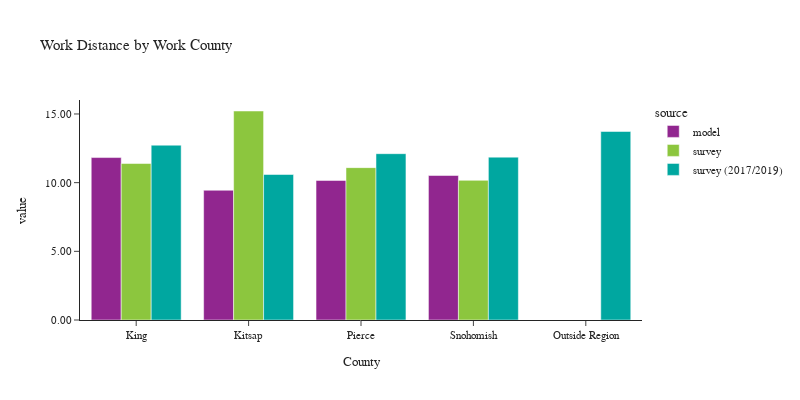

The notebook cell saved with this chart:
### Code cell
plot_work_location(df_workers, 'CountyName_work', 'Work County', 'County')

### Figure 1 — Plotly figure (JSON) as saved in the notebook; plotly's stock layout.template omitted (floating-point values rounded to 4 significant figures)
{"data": [{"alignmentgroup": "True", "customdata": [[1419702], [101610], [360539], [341175]], "hovertemplate": "source=model<br>CountyName_work=%{x}<br>value=%{y}<br>sample count=%{customdata[0]}<extra></extra>", "legendgroup": "model", "marker": {"color": "#91268F", "pattern": {"shape": ""}}, "name": "model", "offsetgroup": "model", "orientation": "v", "showlegend": true, "textposition": "auto", "type": "bar", "x": ["King", "Kitsap", "Pierce", "Snohomish"], "xaxis": "x", "y": [11.83, 9.447, 10.16, 10.52], "yaxis": "y"}, {"alignmentgroup": "True", "customdata": [[2198], [112], [206], [307]], "hovertemplate": "source=survey<br>CountyName_work=%{x}<br>value=%{y}<br>sample count=%{customdata[0]}<extra></extra>", "legendgroup": "survey", "marker": {"color": "#8CC63E", "pattern": {"shape": ""}}, "name": "survey", "offsetgroup": "survey", "orientation": "v", "showlegend": true, "textposition": "auto", "type": "bar", "x": ["King", "Kitsap", "Pierce", "Snohomish"], "xaxis": "x", "y": [11.39, 15.22, 11.09, 10.17], "yaxis": "y"}, {"alignmentgroup": "True", "customdata": [[4998], [160], [5], [374], [433]], "hovertemplate": "source=survey (2017/2019)<br>CountyName_work=%{x}<br>value=%{y}<br>sample count=%{customdata[0]}<extra></extra>", "legendgroup": "survey (2017/2019)", "marker": {"color": "#00A7A0", "pattern": {"shape": ""}}, "name": "survey (2017/2019)", "offsetgroup": "survey (2017/2019)", "orientation": "v", "showlegend": true, "textposition": "auto", "type": "bar", "x": ["King", "Kitsap", "Outside Region", "Pierce", "Snohomish"], "xaxis": "x", "y": [12.73, 10.59, 13.73, 12.11, 11.86], "yaxis": "y"}], "layout": {"barmode": "group", "font": {"size": 11}, "height": 400, "legend": {"title": {"text": "source"}, "tracegroupgap": 0}, "title": {"text": "Work Distance by Work County"}, "width": 800, "xaxis": {"anchor": "y", "domain": [0.0, 1.0], "title": {"text": "County"}}, "yaxis": {"anchor": "x", "domain": [0.0, 1.0], "tickformat": ".2f", "title": {"text": "value"}}}}
